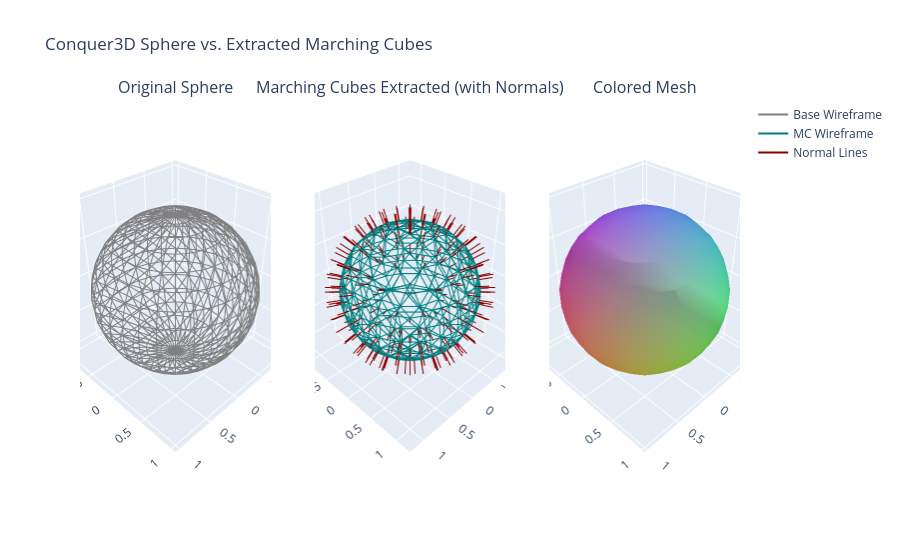

The notebook cell this image was saved under:
### Code cell
# 6. Visualize Extracted Mesh side-by-side
fig = make_subplots(
    rows=1, cols=3,
    specs=[[{'type': 'scene'}, {'type': 'scene'}, {'type': 'scene'}]],
    subplot_titles=('Original Sphere', 'Marching Cubes Extracted (with Normals)', 'Colored Mesh')
)

verts_np = verts.cpu().numpy()
tris_np = tris.cpu().numpy()
mc_verts_np = mc_verts.cpu().numpy()
mc_tris_np = mc_tris.cpu().numpy()
mc_normals_np = mc_normals.cpu().numpy()
mc_colors_np = mc_colors.cpu().numpy()

# Draw Original Sphere Wireframe
orig_x, orig_y, orig_z = [], [], []
for tri in tris_np:
    v0, v1, v2 = verts_np[tri[0]], verts_np[tri[1]], verts_np[tri[2]]
    orig_x.extend([v0[0], v1[0], v2[0], v0[0], None])
    orig_y.extend([v0[1], v1[1], v2[1], v0[1], None])
    orig_z.extend([v0[2], v1[2], v2[2], v0[2], None])

fig.add_trace(go.Scatter3d(
    x=orig_x, y=orig_y, z=orig_z,
    mode='lines',
    line=dict(color='gray', width=2),
    name='Base Wireframe'
), row=1, col=1)

# Draw Marching Cubes Wireframe
mc_x, mc_y, mc_z = [], [], []
for tri in mc_tris_np:
    v0, v1, v2 = mc_verts_np[tri[0]], mc_verts_np[tri[1]], mc_verts_np[tri[2]]
    mc_x.extend([v0[0], v1[0], v2[0], v0[0], None])
    mc_y.extend([v0[1], v1[1], v2[1], v0[1], None])
    mc_z.extend([v0[2], v1[2], v2[2], v0[2], None])

fig.add_trace(go.Scatter3d(
    x=mc_x, y=mc_y, z=mc_z,
    mode='lines',
    line=dict(color='teal', width=2),
    name='MC Wireframe'
), row=1, col=2)

# Lines for Extracted Mesh Normals
n_edge_x, n_edge_y, n_edge_z = [], [], []
scale = 0.2
for i in range(len(mc_verts_np)):
    n_edge_x.extend([mc_verts_np[i, 0], mc_verts_np[i, 0] + mc_normals_np[i, 0] * scale, None])
    n_edge_y.extend([mc_verts_np[i, 1], mc_verts_np[i, 1] + mc_normals_np[i, 1] * scale, None])
    n_edge_z.extend([mc_verts_np[i, 2], mc_verts_np[i, 2] + mc_normals_np[i, 2] * scale, None])

fig.add_trace(go.Scatter3d(
    x=n_edge_x, y=n_edge_y, z=n_edge_z,
    mode='lines',
    line=dict(color='darkred', width=2),
    name='Normal Lines'
), row=1, col=2)

# Cones for Extracted Mesh Normals
fig.add_trace(go.Cone(
    x=mc_verts_np[:, 0] + mc_normals_np[:, 0] * scale, 
    y=mc_verts_np[:, 1] + mc_normals_np[:, 1] * scale, 
    z=mc_verts_np[:, 2] + mc_normals_np[:, 2] * scale,
    u=mc_normals_np[:, 0], v=mc_normals_np[:, 1], w=mc_normals_np[:, 2],
    sizemode="absolute",
    sizeref=0.05,
    anchor="tip",
    colorscale="Reds",
    showscale=False,
    name="Normal Cones"
), row=1, col=2)



# Draw Colored Marching Cubes Mesh
fig.add_trace(go.Mesh3d(
    x=mc_verts_np[:, 0], y=mc_verts_np[:, 1], z=mc_verts_np[:, 2],
    i=mc_tris_np[:, 0], j=mc_tris_np[:, 1], k=mc_tris_np[:, 2],
    vertexcolor=(mc_colors_np * 255).astype('uint8'),
    opacity=0.8,
    name='MC Colored Mesh'
), row=1, col=3)

fig.update_layout(
    scene=dict(aspectmode='data', camera=dict(eye=dict(x=1.5, y=1.5, z=1.5))),
    scene2=dict(aspectmode='data', camera=dict(eye=dict(x=1.5, y=1.5, z=1.5))),
    scene3=dict(aspectmode='data', camera=dict(eye=dict(x=1.5, y=1.5, z=1.5))),
    title="Conquer3D Sphere vs. Extracted Marching Cubes"
)
fig.show()

### Figure 1 — Plotly figure (JSON) as saved in the notebook; plotly's stock layout.template omitted (floating-point values rounded to 4 significant figures; data arrays with more than 128 entries replaced by an {"elided": "..."} marker saying what was removed)
{"data": [{"line": {"color": "gray", "width": 2}, "mode": "lines", "name": "Base Wireframe", "scene": "scene", "type": "scatter3d", "x": {"elided": "4800 float values"}, "y": {"elided": "4800 float values"}, "z": {"elided": "4800 float values"}}, {"line": {"color": "teal", "width": 2}, "mode": "lines", "name": "MC Wireframe", "scene": "scene2", "type": "scatter3d", "x": {"elided": "3740 float values"}, "y": {"elided": "3740 float values"}, "z": {"elided": "3740 float values"}}, {"line": {"color": "darkred", "width": 2}, "mode": "lines", "name": "Normal Lines", "scene": "scene2", "type": "scatter3d", "x": {"elided": "1128 float values"}, "y": {"elided": "1128 float values"}, "z": {"elided": "1128 float values"}}, {"anchor": "tip", "colorscale": [[0, "rgb(255,245,240)"], [0.125, "rgb(254,224,210)"], [0.25, "rgb(252,187,161)"], [0.375, "rgb(252,146,114)"], [0.5, "rgb(251,106,74)"], [0.625, "rgb(239,59,44)"], [0.75, "rgb(203,24,29)"], [0.875, "rgb(165,15,21)"], [1, "rgb(103,0,13)"]], "name": "Normal Cones", "scene": "scene2", "showscale": false, "sizemode": "absolute", "sizeref": 0.05, "type": "cone", "u": {"elided": "376 float values"}, "v": {"elided": "376 float values"}, "w": {"elided": "376 float values"}, "x": {"elided": "376 float values"}, "y": {"elided": "376 float values"}, "z": {"elided": "376 float values"}}, {"i": {"elided": "748 int values"}, "j": {"elided": "748 int values"}, "k": {"elided": "748 int values"}, "name": "MC Colored Mesh", "opacity": 0.8, "scene": "scene3", "type": "mesh3d", "vertexcolor": {"elided": "376x3 int values"}, "x": {"elided": "376 float values"}, "y": {"elided": "376 float values"}, "z": {"elided": "376 float values"}}], "layout": {"annotations": [{"font": {"size": 16}, "showarrow": false, "text": "Original Sphere", "x": 0.1444, "xanchor": "center", "xref": "paper", "y": 1, "yanchor": "bottom", "yref": "paper"}, {"font": {"size": 16}, "showarrow": false, "text": "Marching Cubes Extracted (with Normals)", "x": 0.5, "xanchor": "center", "xref": "paper", "y": 1, "yanchor": "bottom", "yref": "paper"}, {"font": {"size": 16}, "showarrow": false, "text": "Colored Mesh", "x": 0.8556, "xanchor": "center", "xref": "paper", "y": 1, "yanchor": "bottom", "yref": "paper"}], "scene": {"aspectmode": "data", "camera": {"eye": {"x": 1.5, "y": 1.5, "z": 1.5}}, "domain": {"x": [0, 0.2889], "y": [0, 1]}}, "scene2": {"aspectmode": "data", "camera": {"eye": {"x": 1.5, "y": 1.5, "z": 1.5}}, "domain": {"x": [0.3556, 0.6444], "y": [0, 1]}}, "scene3": {"aspectmode": "data", "camera": {"eye": {"x": 1.5, "y": 1.5, "z": 1.5}}, "domain": {"x": [0.7111, 1], "y": [0, 1]}}, "title": {"text": "Conquer3D Sphere vs. Extracted Marching Cubes"}}}
